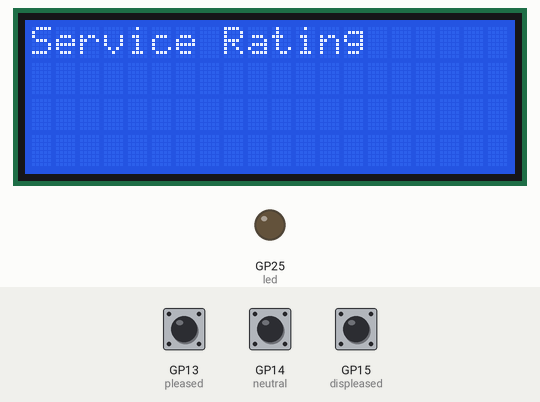
This program was run on a simulated Raspberry Pi Pico running MicroPython. Parts: 20×4 character LCD, output pins drawn as LEDs (lit = HIGH). The test bench sets the inputs (shaded band); at power-on: GP13 (pleased) LOW, GP14 (neutral) LOW, GP15 (displeased) LOW. WiFi joins after 1.5 s; the clock reads 2024-03-15 10:24:30 at power-on unless the program sets it; no MQTT or app messages arrive unless stated; a WiFi scan finds one network, HomeNet; library files of the repository ran but are not shown: lcd_api.py, pico_i2c_lcd.py; what the program prints to the serial console is not drawn.

Above: at 3.4 s.
3.5 s: GP13 (pleased) pulled HIGH for 0.15 s
5.1 s: GP14 (neutral) pulled HIGH for 0.15 s
6.7 s: GP15 (displeased) pulled HIGH for 0.15 s
Timing chart, 0 to 9.7 s (numbered marks = the images above; inputs shaded):
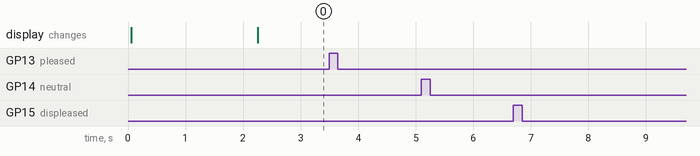

The program:

main.py
```python
from machine import Pin
import net
from mqtt_pub import MQTT_Publisher
import utime
import my_lcd
import network
import ping
import ntptime


led = Pin('LED', Pin.OUT)

def get_ap_mac():
    ssid = 'iot-network'
    password = "test!12345"
    mac = net.net_connect(ssid, password)
    if mac:
        led.on()
    return mac

def check_wifi():
    print('checking')
    return ping.ping()


def reconnect():
    led.off()
    mac = get_ap_mac()

    return mac if mac is not None else get_ap_mac()


def kontakt_pral(button):
    while button.value():
        pass
    else:
        utime.sleep(0.10)

def send_message(btn_label_pairs, mq, mac):
    for btn, label in btn_label_pairs:
        if btn.value() == 1:
            message = f"{label}{mac}"
            try:
                output = mq.publish(message)
                if output:
                    print(f"Published: {message}")
                    kontakt_pral(btn)
            except Exception as e:
                print(f"Error sending message: {e}")

def get_timestamp():
    current_time = utime.localtime()
    return int("{:02}{:02}{:02}".format(current_time[3],
                                            current_time[4],
                                            current_time[5]))

def main():
    mac = get_ap_mac()

    pleased = Pin(13, Pin.IN, Pin.PULL_DOWN)
    neutral = Pin(14, Pin.IN, Pin.PULL_DOWN)
    displeased = Pin(15, Pin.IN, Pin.PULL_DOWN)

    btn_label_pairs = [
        (pleased, 'pleased' + 3 * ' '),
        (neutral, 'neutral' + 3 * ' '),
        (displeased, 'displeased')
    ]

    broker = '192.168.2.18'
    client_id = 'pico_mqtt_publisher'
    topic = "ratings"
    mq = MQTT_Publisher(broker, client_id, topic)

    my_lcd.display_msg("Service Rating")

    reference_time = get_timestamp()

    while True:
        current_time = get_timestamp()
        if current_time - reference_time >= 500:
            if check_wifi():
                pass
            else:
                mac = reconnect()
            reference_time = current_time
        send_message(btn_label_pairs, mq, mac)

if __name__ == "__main__":
    main()
```

net.py
```python
import network
import time

def get_signal_strength(ap):
    return ap[3]

def net_connect(ssid, password):
    wlan = network.WLAN(network.STA_IF)
    wlan.active(True)

    all_aps = wlan.scan()
    filtered_aps = []
    for ap in all_aps:
        if ap[0].decode('utf-8') == ssid:
            filtered_aps.append(ap)

    if len(filtered_aps) == 0:
        return

    sorted_aps = sorted(filtered_aps, key=get_signal_strength, reverse=True)

    selected_ap = sorted_aps[0]
    mac_address = ':'.join(['{:02x}'.format(b) for b in selected_ap[1]])
    wlan.connect(ssid, password)

    timeout = 20
    start_time = time.time()

    while not wlan.isconnected():
        print('Connecting to {}: Waiting...'.format(ssid))
        time.sleep(1)

        if time.time() - start_time > timeout:
            print('Connection timeout. Unable to connect to {}.'.format(ssid))
            break

    if wlan.isconnected():
        ip = wlan.ifconfig()[0]
        print(f"ip {ip}  ap_mac {mac_address}, dbm {selected_ap[3]}")
        return (mac_address)
```

mqtt_pub.py
```python
import network
from machine import Pin
from simple import MQTTClient
import time

class MQTT_Publisher():
    def __init__(self, broker, client_id, topic):
        self.broker = broker
        self.client_id = client_id
        self.topic = topic
        self.client = self.connect()

    def connect(self):
        client = MQTTClient(self.client_id, self.broker, keepalive=0)
        try:
            client.connect()
            print(f'Connected to {self.broker} MQTT Broker')
        except Exception as e:
            print('Connection to MQTT Broker failed. Will retry. Error:', str(e))
            client = None
        return client

    def publish(self, message):
        try:
            self.client.publish(self.topic, message)
            return True
        except Exception as e:
            print('Failed to publish message. Reconnecting. Error:', str(e))
            self.client = self.connect()
            if self.client:
                self.client.publish(self.topic, message)
            return False
```

my_lcd.py
```python
import utime

import machine
from machine import I2C
from lcd_api import LcdApi
from pico_i2c_lcd import I2cLcd

I2C_ADDR     = 0x27
I2C_NUM_ROWS = 4
I2C_NUM_COLS = 20

i2c = I2C(0, sda=machine.Pin(0), scl=machine.Pin(1), freq=400000)
lcd = I2cLcd(i2c, I2C_ADDR, I2C_NUM_ROWS, I2C_NUM_COLS)

lcd.clear()
lcd.move_to(0,0)

def display_msg(msg):
    lcd.clear()
    lcd.putstr(msg)
```

ping.py
```python
import socket
import net

def ping():

    default_gateway = "192.168.2.1"
    port = 53

    try:
        sock = socket.socket(socket.AF_INET, socket.SOCK_STREAM)
        sock.settimeout(1)
        sock.connect((default_gateway, port))
        return True

    except Exception as e:
        return False

    finally:
        sock.close()
```

Measured:
- after the input at 3.5 s, every drawn part: stays the same
- after the input at 5.1 s, every drawn part: stays the same
- after the input at 6.7 s, every drawn part: stays the same
